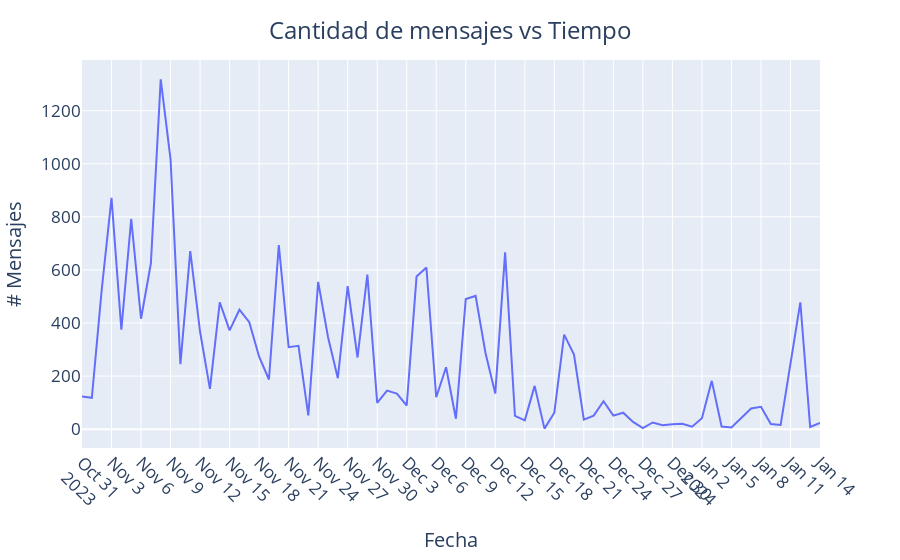

Notebook cell for this chart:
### Markdown cell above
#### Número de mensajes a través del tiempo

### Code cell
# Crear una columna de 1 para realizar el conteo de mensajes
df['# Mensajes por día'] = 1

# Sumar (contar) los mensajes que tengan la misma fecha
date_df = df.groupby('Fecha').sum()
date_df.reset_index(inplace=True)

# Plotear la cantidad de mensajes respecto del tiempo
fig = px.line(date_df, x='Fecha', y='# Mensajes por día')

# Ajustar el gráfico
fig.update_layout(
    title={'text': 'Cantidad de mensajes vs Tiempo',
             'y':0.96,
             'x':0.5,
             'xanchor': 'center'},
    font=dict(size=17))
fig.update_xaxes(title_text='Fecha', tickangle=45, nticks=35)
fig.update_yaxes(title_text='# Mensajes')
fig.show()

### Figure 1 — Plotly figure (JSON) as saved in the notebook; plotly's stock layout.template omitted (floating-point values rounded to 4 significant figures)
{"data": [{"hovertemplate": "Fecha=%{x}<br># Mensajes por día=%{y}<extra></extra>", "legendgroup": "", "line": {"color": "#636efa", "dash": "solid"}, "marker": {"symbol": "circle"}, "mode": "lines", "name": "", "orientation": "v", "showlegend": false, "type": "scatter", "x": ["2023-10-31T00:00:00", "2023-11-01T00:00:00", "2023-11-02T00:00:00", "2023-11-03T00:00:00", "2023-11-04T00:00:00", "2023-11-05T00:00:00", "2023-11-06T00:00:00", "2023-11-07T00:00:00", "2023-11-08T00:00:00", "2023-11-09T00:00:00", "2023-11-10T00:00:00", "2023-11-11T00:00:00", "2023-11-12T00:00:00", "2023-11-13T00:00:00", "2023-11-14T00:00:00", "2023-11-15T00:00:00", "2023-11-16T00:00:00", "2023-11-17T00:00:00", "2023-11-18T00:00:00", "2023-11-19T00:00:00", "2023-11-20T00:00:00", "2023-11-21T00:00:00", "2023-11-22T00:00:00", "2023-11-23T00:00:00", "2023-11-24T00:00:00", "2023-11-25T00:00:00", "2023-11-26T00:00:00", "2023-11-27T00:00:00", "2023-11-28T00:00:00", "2023-11-29T00:00:00", "2023-11-30T00:00:00", "2023-12-01T00:00:00", "2023-12-02T00:00:00", "2023-12-03T00:00:00", "2023-12-04T00:00:00", "2023-12-05T00:00:00", "2023-12-06T00:00:00", "2023-12-07T00:00:00", "2023-12-08T00:00:00", "2023-12-09T00:00:00", "2023-12-10T00:00:00", "2023-12-11T00:00:00", "2023-12-12T00:00:00", "2023-12-13T00:00:00", "2023-12-14T00:00:00", "2023-12-15T00:00:00", "2023-12-16T00:00:00", "2023-12-17T00:00:00", "2023-12-18T00:00:00", "2023-12-19T00:00:00", "2023-12-20T00:00:00", "2023-12-21T00:00:00", "2023-12-22T00:00:00", "2023-12-23T00:00:00", "2023-12-24T00:00:00", "2023-12-25T00:00:00", "2023-12-26T00:00:00", "2023-12-27T00:00:00", "2023-12-28T00:00:00", "2023-12-29T00:00:00", "2023-12-30T00:00:00", "2023-12-31T00:00:00", "2024-01-01T00:00:00", "2024-01-02T00:00:00", "2024-01-03T00:00:00", "2024-01-04T00:00:00", "2024-01-05T00:00:00", "2024-01-07T00:00:00", "2024-01-08T00:00:00", "2024-01-09T00:00:00", "2024-01-10T00:00:00", "2024-01-12T00:00:00", "2024-01-13T00:00:00", "2024-01-14T00:00:00"], "xaxis": "x", "y": [123, 118, 524, 872, 375, 792, 416, 625, 1318, 1017, 245, 671, 367, 152, 478, 372, 450, 403, 273, 187, 694, 309, 314, 52, 555, 347, 192, 539, 270, 582, 99, 145, 134, 89, 575, 609, 120, 233, 39, 490, 502, 288, 134, 666, 50, 33, 163, 2, 62, 356, 281, 36, 51, 105, 51, 62, 27, 4, 25, 15, 18, 20, 9, 41, 182, 10, 6, 78, 84, 19, 16, 478, 8, 23], "yaxis": "y"}], "layout": {"font": {"size": 17}, "legend": {"tracegroupgap": 0}, "margin": {"t": 60}, "title": {"text": "Cantidad de mensajes vs Tiempo", "x": 0.5, "xanchor": "center", "y": 0.96}, "xaxis": {"anchor": "y", "domain": [0, 1], "nticks": 35, "tickangle": 45, "title": {"text": "Fecha"}}, "yaxis": {"anchor": "x", "domain": [0, 1], "title": {"text": "# Mensajes"}}}}
